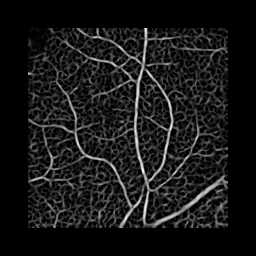
#> input picture First experiences/Data_Preprocessing/Sato_channel/sato_patches/196.png, 256 x 256 px; its folder holds only this picture in this run
$ python -i preprocessing.py   (imports and definitions only)
#> lines starting #> are read from the running program, lines starting #| are printed output that depends on the picture
#> further down, picture is the input picture: shape (256, 256); min 0, max 255, mean 23.4
import numpy as np
from skimage import io, img_as_float32
from skimage.morphology import white_tophat, disk
from skimage.exposure import equalize_adapthist
from skimage.restoration import denoise_bilateral, denoise_tv_chambolle
from skimage.exposure import rescale_intensity
from skimage.feature import hessian_matrix, hessian_matrix_eigvals
from skimage.filters import frangi, sato, meijering, apply_hysteresis_threshold, threshold_otsu
from skimage.morphology import binary_opening, binary_closing, remove_small_objects, disk, skeletonize, dilation
from scipy.ndimage import distance_transform_edt as edt, binary_fill_holes
from skimage.transform import resize
from skimage.filters import threshold_sauvola, gaussian, median
from skimage.morphology import binary_opening, binary_closing, dilation, remove_small_objects, disk
from scipy.ndimage import binary_fill_holes
from pathlib import Path
import cv2, numpy as np
from skimage.exposure import rescale_intensity
from skimage.filters import threshold_local
from skimage.filters import gabor
from skimage.exposure import rescale_intensity

# [18 lines left out: function load_and_normalize, not called in this run]

def flatten_and_clahe(img01: np.ndarray,
                      tophat_radius_frac: float = 1/30,
                      clahe_clip: float = 0.02,
                      tiles: int = 8) -> np.ndarray:
    """Aplanit le fond (white tophat) puis améliore localement le contraste (CLAHE)."""
#> called with tophat_radius_frac = 0.04, clahe_clip = 0.01, tiles = 8
    r = max(2, int(round(min(img01.shape)*tophat_radius_frac)))
#> r = 10
    flat = white_tophat(img01, footprint=disk(r))
    clahe = equalize_adapthist(flat, clip_limit=clahe_clip,
                               nbins=256, kernel_size=(tiles, tiles)).astype(np.float32)
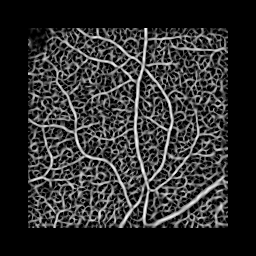
#> clahe: shape (256, 256) float32; min 0, max 1, mean 0.174
    return clahe

def denoise_light(img01, method="median"):
    """
    Débruitage doux pour calmer le grain avant la vesselness.
    - "bilateral" : lisse le bruit tout en gardant les bords
    - "gaussian"  : plus simple, très rapide
    """
#> called with method = 'median'
    m = method.lower()
    if m == "bilateral":
        return denoise_bilateral(img01, sigma_color=0.05, sigma_spatial=3, channel_axis=None)
    elif m == "tv":
        return denoise_tv_chambolle(img01, weight=0.08, eps=2e-4)
    elif m == "median":
        return gaussian(img01, sigma=0.6, preserve_range=True)
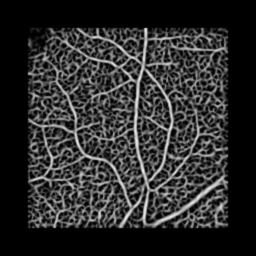
#> returned value: shape (256, 256) float32; min 0, max 0.921, mean 0.174
    else:
        raise ValueError("method must be 'bilateral' | 'tv' | 'median'")

# SITK
try:
    import SimpleITK as sitk
    HAVE_SITK = True
except Exception:
    HAVE_SITK = False

# [44 lines left out: functions _eigvals_robust, vesselness_jerman_numpy, not called in this run]

def vesselness_jerman(img01, sigmas=(0.8,2.0), alpha=0.5, beta=0.5, gamma=5.0, bright=True):
    if HAVE_SITK:
        itk = sitk.GetImageFromArray(img01.astype(np.float32))
        smin, smax = sigmas
        scales = np.linspace(smin, smax, num=4)
        resp = []
        for s in scales:
            hess = sitk.HessianRecursiveGaussianImageFilter()
            hess.SetSigma(float(s))
            H = hess.Execute(itk)
            obj = sitk.HessianToObjectnessMeasureImageFilter()
            obj.SetBrightObject(bool(bright))
            obj.SetScaleObjectnessMeasure(True)
            obj.SetAlpha(float(alpha))
            obj.SetBeta(float(beta))
            obj.SetGamma(float(gamma))
            V = obj.Execute(H)
            resp.append(sitk.GetArrayFromImage(V))
        V = np.max(np.stack(resp, axis=0), axis=0)
        V = rescale_intensity(V, in_range="image", out_range=(0.0,1.0)).astype(np.float32)
        return V
    else:
        return vesselness_jerman_numpy(img01, sigmas, alpha, beta, gamma, bright)

def vesselness(img01, method="meijering", sigmas=(1.0, 3.0), bright=True):
    """
    method ∈ {'frangi','sato','meijering','jerman'}
    Retourne une carte [0,1].
    """
#> called with method = 'meijering', sigmas = (0.6, 1.8), bright = True
    m = method.lower()
    smin, smax = sigmas
    scales = np.linspace(smin, smax, num=4)

    if m == "jerman":
        V = vesselness_jerman(img01, sigmas=sigmas, bright=bright)
    elif m == "frangi":
        V = frangi(img01, sigmas=scales, black_ridges=not bright)
    elif m == "sato":
        V = sato(img01, sigmas=scales, black_ridges=not bright)
    elif m == "meijering":
        V = meijering(img01, sigmas=scales, black_ridges=not bright)
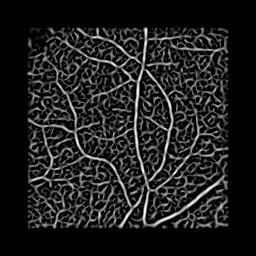
#> V: shape (256, 256) float32; min 0, max 1, mean 0.116
    else:
        raise ValueError("method must be frangi|sato|meijering|jerman")

    V = np.nan_to_num(V, nan=0.0, posinf=0.0, neginf=0.0)
    return rescale_intensity(V, in_range="image", out_range=(0.0, 1.0)).astype(np.float32)

# [67 lines left out: functions vesselness_fusion_meij_jerman, make_fov_mask, binarize_V, split_by_radius_adaptive, rescale_to_3mm, not called in this run]

def dualband_caps_large(den: np.ndarray,
                        sig_small=(0.8, 1.6),
                        sig_large=(1.6, 3.0),
                        large_method="frangi",      # "frangi" ou "jerman"
                        p_high=94, p_low=82,
                        min_obj=250, percentile=65):
    """
    - V_small = Meijering(sig_small)      -> capillaires
    - V_large = Frangi/Jerman(sig_large)  -> gros vaisseaux
    - binarisation séparée (+FOV) + soustraction des grands
    - filet de sécurité par rayon adaptatif
    """
    V_small = vesselness(den, method="meijering", sigmas=sig_small, bright=True)
    V_large = vesselness(den, method=large_method,  sigmas=sig_large, bright=True)

    fov   = make_fov_mask(V_large)
    bw_s  = binarize_V(V_small, p_high=p_high, p_low=p_low, min_obj=min_obj, fov_mask=fov)
    bw_l  = binarize_V(V_large, p_high=p_high, p_low=p_low, min_obj=min_obj, fov_mask=fov)

    # retirer l'empreinte des grands des petits (tampon léger)
    bw_s_clean = bw_s & (~dilation(bw_l, disk(1)))
    bw_l_clean = bw_l

    # sécurité par rayon adaptatif
    caps_auto, large_auto, r_th = split_by_radius_adaptive(bw_s_clean | bw_l_clean, percentile=percentile)

    caps_final  = (bw_s_clean & (~bw_l_clean)) | (caps_auto & (~large_auto))
    large_final = bw_l_clean | large_auto

    debug = {
        "V_small": V_small, "V_large": V_large,
        "bw_small": bw_s_clean, "bw_large": bw_l_clean,
        "fov": fov, "r_th_px": r_th
    }
    return caps_final, large_final, debug

def make_multiclass_label(img01_float):
    """
    Construit un label 0/1/2 à partir de l'image OCTA float [0,1].
    1 = gros vaisseaux (Jerman/Sato), 2 = capillaires (Meijering sans les gros)
    """
    # préproc léger
    pre = flatten_and_clahe(img01_float, tophat_radius_frac=1/25, clahe_clip=0.01, tiles=8)
    den = denoise_light(pre, method="median")

    # Séparation dual-band (tu as déjà dualband_caps_large)
    caps_final, large_final, _ = dualband_caps_large(
        den, sig_small=(0.6,1.8), sig_large=(1.6,3.2),
        large_method="jerman", p_high=92, p_low=75, min_obj=200, percentile=65
    )

    # Label 0/1/2
    lbl = np.zeros(img01_float.shape, np.uint8)
    lbl[large_final] = 1
    lbl[caps_final]  = 2
    return lbl

# [26 lines left out: functions gabor_bank_max, build_channels_triplet, not called in this run]

>>> import cv2
>>> picture = cv2.imread('sato_patches/196.png', cv2.IMREAD_GRAYSCALE)
#> (the run stopped early here; a loop or call above may not have finished)

$ run again, on First experiences/Data_Preprocessing/Sato_channel/sato_patches/222.png
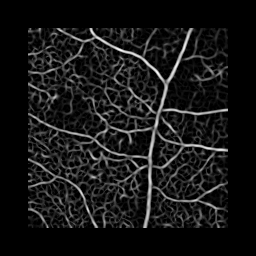
#> input picture First experiences/Data_Preprocessing/Sato_channel/sato_patches/222.png, 256 x 256 px
#> picture is the input picture: shape (256, 256); min 0, max 255, mean 21.8
#> in denoise_light, `return gaussian(img01, sigma=0.6, preserve_range=True)`:
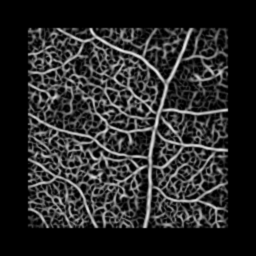
#> returned value: shape (256, 256) float32; min 0, max 0.916, mean 0.156
#> in vesselness, `V = meijering(img01, sigmas=scales, black_ridges=not bright)`:
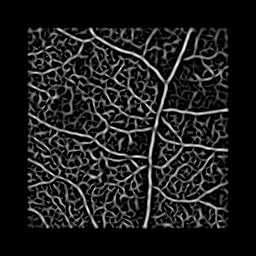
#> V: shape (256, 256) float32; min 0, max 1, mean 0.111

$ run again, on First experiences/Data_Preprocessing/Sato_channel/sato_patches/224.png
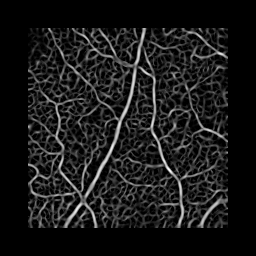
#> input picture First experiences/Data_Preprocessing/Sato_channel/sato_patches/224.png, 256 x 256 px
#> picture is the input picture: shape (256, 256); min 0, max 255, mean 25
#> in denoise_light, `return gaussian(img01, sigma=0.6, preserve_range=True)`:
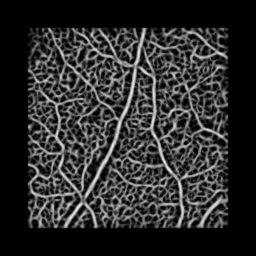
#> returned value: shape (256, 256) float32; min 0, max 0.922, mean 0.174
#> in vesselness, `V = meijering(img01, sigmas=scales, black_ridges=not bright)`:
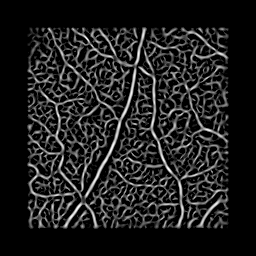
#> V: shape (256, 256) float32; min 0, max 1, mean 0.118

$ run again, on First experiences/Data_Preprocessing/Sato_channel/sato_patches/39.png
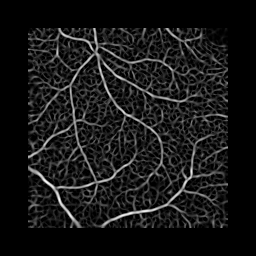
#> input picture First experiences/Data_Preprocessing/Sato_channel/sato_patches/39.png, 256 x 256 px
#> picture is the input picture: shape (256, 256); min 0, max 255, mean 22.5
#> in denoise_light, `return gaussian(img01, sigma=0.6, preserve_range=True)`:
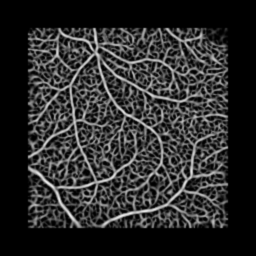
#> returned value: shape (256, 256) float32; min 0, max 0.915, mean 0.169
#> in vesselness, `V = meijering(img01, sigmas=scales, black_ridges=not bright)`:
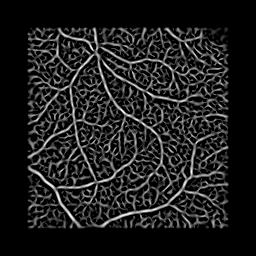
#> V: shape (256, 256) float32; min 0, max 1, mean 0.115
